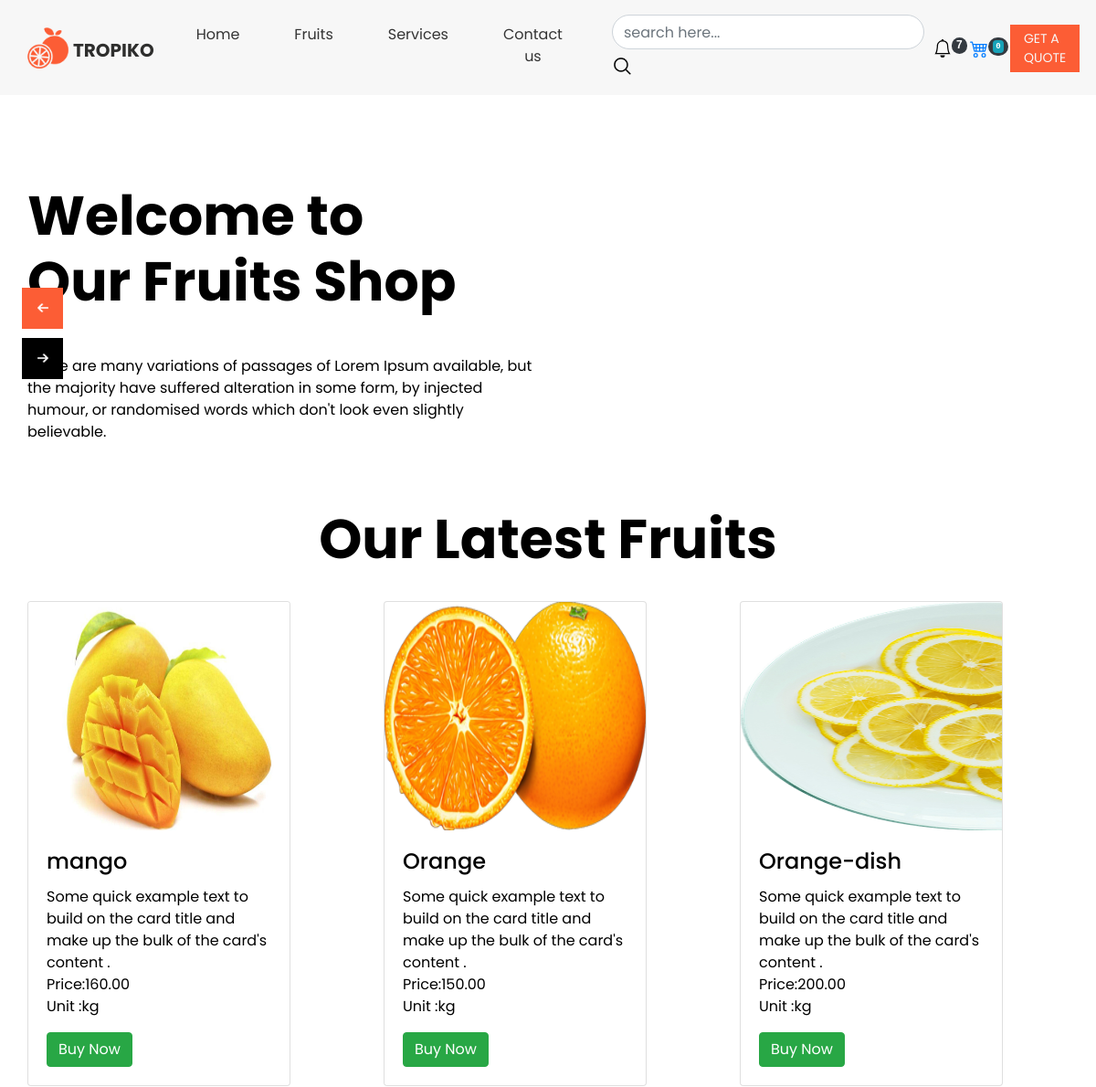
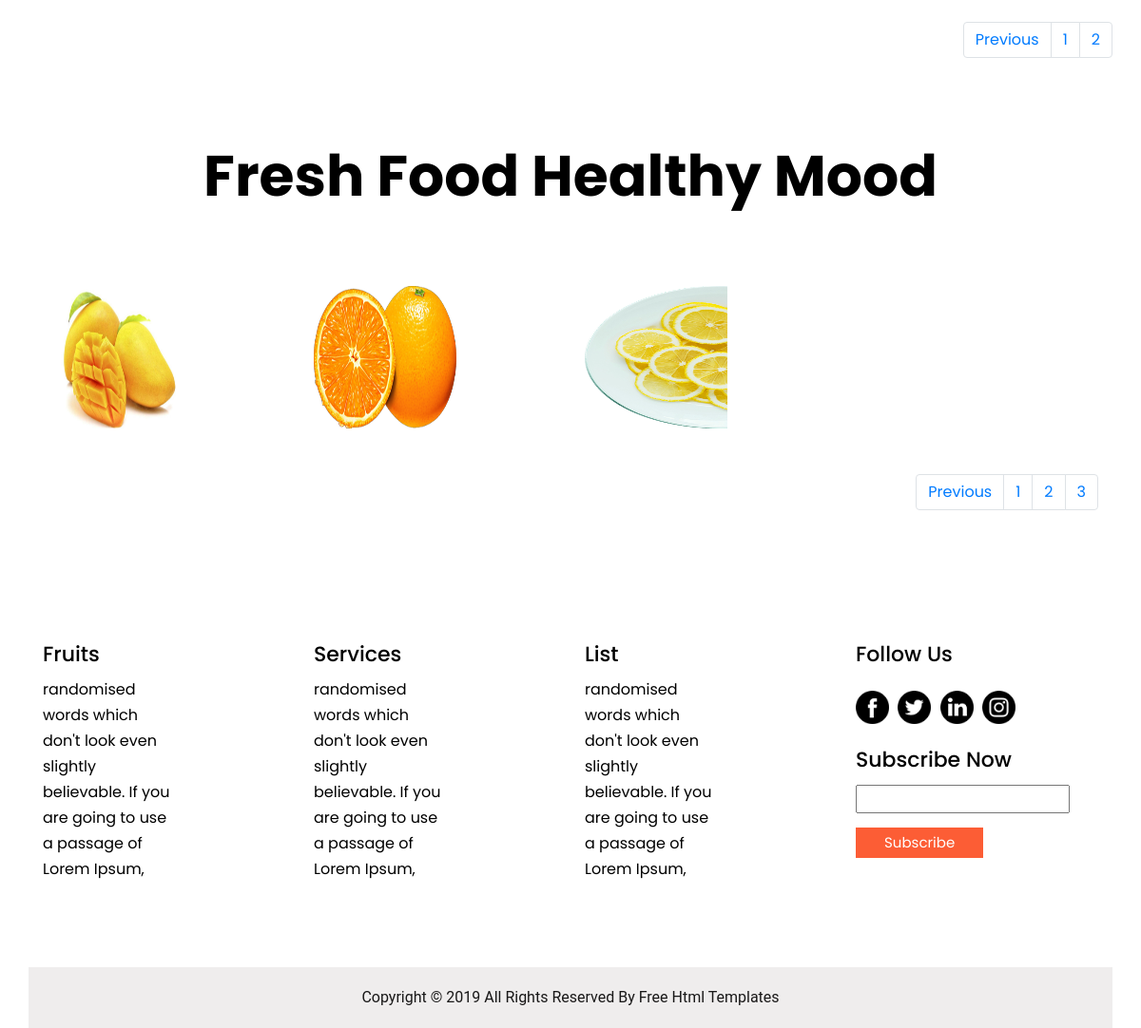
The page /details?page=2 on the database its author committed (2 pictures, top to bottom).
### app/models.py (models this page shows, shortened)
class Product(models.Model):
    product_name = models.CharField(max_length=50)
    image = models.ImageField(max_length=200, upload_to="media/image")
    price = models.DecimalField(max_digits=10, decimal_places= 2)
    descriptions = models.CharField(max_length=200)
    unit = models.CharField(choices=choice, max_length=100, default='Kg')
    totalquantites = models.PositiveIntegerField()
    class Meta:
        ordering = ['-id',]

### app/views.py (the view)
# urls.py: path('details', views.Details, name='details'),
def Details(request):
    product = Product.objects.all().order_by('id')
    p = Paginator(product,3)
    page_number = request.GET.get('page')
    datafinal = p.get_page(page_number)
    return render(request,'app/details.html',{'product':datafinal})

### app/templates/app/details.html (shortened to what this page needs)
{% load static %}
<!DOCTYPE html>
<html>
<head>
  <link rel="stylesheet" type="text/css"
    href="https://cdnjs.cloudflare.com/ajax/libs/OwlCarousel2/2.1.3/assets/owl.carousel.min.css" />
  <link rel="stylesheet" type="text/css" href="{% static 'app/css/bootstrap.css' %}" />
  <link href="{% static 'app/css/style.css' %}" rel="stylesheet" />
  <link href="{% static 'app/css/responsive.css' %}" rel="stylesheet" />
</head>
<body>
  <div class="hero_area sub_pages">
    <header class="header_section">
      <div class="container">
        <nav class="navbar navbar-expand-lg custom_nav-container pt-3">
          <a class="navbar-brand" href="/">
            <img src="{%static 'app/images/logo.png' %}" alt="" /><span>
              Tropiko
            </span>
          </a>
          <div class="collapse navbar-collapse" id="navbarSupportedContent">
            <div class="d-flex ml-auto flex-column flex-lg-row align-items-center">
              <ul class="navbar-nav  ">
                <li class="nav-item active">
                  <a class="nav-link" href="/">Home <span class="sr-only">(current)</span></a>
                </li>
                <li class="nav-item">
                  <a class="nav-link" href="{% url 'furits' %}"> Fruits</a>
                </li>
                <li class="nav-item">
                  <a class="nav-link" href="{% url 'services' %}"> Services </a>
                </li>
                <li class="nav-item">
                  <a class="nav-link" href="{% url 'contact' %}">Contact us</a>
                </li>
              <li>
                <form class="form-inline my-2 my-lg-0 ml-0 ml-lg-4 mb-3 mb-lg-0" method="post" action="#">
                  <input type="search" placeholder="search here... " class="form-control me-2" style="border-radius: 70px;" ><button class="btn  my-2 my-sm-0 nav_search-btn" type="submit"></button>
                </form>
              </li>
            </ul>
              <div style="padding-left:10px;">
                <samp class="position-absolute top-0 lef-0 translate-middle badge rounded-pill bg-dark text-white">7</samp>
              </div>
              <div style="padding-left:20px;">
                <a href="{% url 'add' %}"></a><samp class="position-absolute top-0 lef-0 translate-middle badge rounded-pill bg-dark text-white"><spam class="badge badge-info">{{request.session.cart.keys|length}} </spam></samp>
              </div>
            </div>
            <div class="quote_btn-container ml-0 ml-lg-4 d-flex justify-content-center">
              <a href="">
                Get A quote
              </a>
            </div>
          </div>
        </nav>
      </div>
    </header>
  </div>
<section class=" slider_section position-relative">
    <div id="carouselExampleControls" class="carousel slide" data-ride="carousel">
      <div class="carousel-inner">
        <div class="carousel-item active">
          <div class="slider_item-box">
            <div class="slider_item-container">
              <div class="container">
                <div class="row">
                  <div class="col-md-6">
                    <div class="slider_item-detail">
                      <div>
                        <h1>
                          Welcome to <br />
                          Our Fruits Shop
                        </h1>
                        <p>
                          There are many variations of passages of Lorem
                          Ipsum available, but the majority have suffered
                          alteration in some form, by injected humour, or
                          randomised words which don't look even slightly
                          believable.
                        </p>
                      </div>
                    </div>
                  </div>
                  <div class="col-md-6">
                    <div class="slider_img-box">
                      <div>
                      </div>
                    </div>
                  </div>
                </div>
              </div>
            </div>
          </div>
        </div>
      </div>
      <div class="custom_carousel-control">
        <a class="carousel-control-prev" href="#carouselExampleControls" role="button" data-slide="prev">
        </a>
        <a class="carousel-control-next" href="#carouselExampleControls" role="button" data-slide="next">
        </a>
      </div>
    </div>
  </section>
<br>
<div  class="slider_item-detail">
<center><h1 style="border: none; border-radius: 10px; ">Our Latest Fruits</h1></center>
</div>
<br>
<div class="container">
    <div class="row">
      {% for p in product %}
        <div class="col">
            <div class="card" style="width: 18rem;">
              <img src="{{p.image.url}}" class="card-img-top" height="250" width="250" alt="no image found...">
              <div class="card-body">
                <h4 class="card-title">{{p.product_name}}</h4>
                <p class="card-text">Some quick example text to build on the card title and make up the bulk of the card's content
                    .<br>Price:{{p.price}}<br>
                    Unit :{{p.unit}}<br></p>
                <a href="{% url 'buy' p.id %}" class="btn btn-success">Buy Now</a>
              </div>
            </div><br>
        </div>
        {%endfor%}
      <br><br><br>
    </div>
    <nav aria-label="Page navigation example">
        <ul class="pagination justify-content-end">
          {% if product.has_previous %}
          <li class="page-item ">
            <a class="page-link" href="?page= {{product.previous_page_number}}" tabindex="-1" aria-disabled="true">Previous</a>
          </li>
          {% endif %}
          <li class="page-item"><a class="page-link" href="/details?page=1">1</a></li>
          <li class="page-item"><a class="page-link" href="/details?page=2">2</a></li>
        </ul>
    </nav>
<br><br>
    <br>
<div  class="slider_item-detail">
    <center><h1>Fresh Food Healthy Mood</h1></center>
</div>
<br>
<br>
<br>
<div class="container">
  <div class="row">
      {% for p in product %}
          <div class="col-lg-3 col-md-4 col-sm-6 col-xs-12">
              <div class="hovereffect">
                  <img class="img-responsive" src="{{ p.image.url}}" height="150px" width="150px" alt="">
              </div>
          </div>
        {%endfor%}
</div><br><br>
<nav aria-label="Page navigation example">
  <ul class="pagination justify-content-end">
    {% if product.has_previous %}
    <li class="page-item ">
      <a class="page-link" href="?page= {{product.previous_page_number}}" tabindex="-1" aria-disabled="true">Previous</a>
    </li>
    {% endif %}
    <li class="page-item"><a class="page-link" href="/details?page=1">1</a></li>
    <li class="page-item"><a class="page-link" href="/details?page=2">2</a></li>
    <li class="page-item"><a class="page-link" href="#">3</a></li>
  </ul>
</nav>
</div><br><br>
<section class="info_section layout_padding">
    <div class="container">
      <div class="row">
        <div class="col-md-3">
          <h5>
            Fruits
          </h5>
          <ul>
            <li>
              randomised
            </li>
            <li>
              words which
            </li>
            <li>
              don't look even
            </li>
            <li>
              slightly
            </li>
            <li>
              believable. If you
            </li>
            <li>
              are going to use
            </li>
            <li>
              a passage of
            </li>
            <li>
              Lorem Ipsum,
            </li>
          </ul>
        </div>
        <div class="col-md-3">
          <h5>
            Services
          </h5>
          <ul>
            <li>
              randomised
            </li>
            <li>
              words which
            </li>
            <li>
              don't look even
            </li>
            <li>
              slightly
            </li>
            <li>
              believable. If you
            </li>
            <li>
              are going to use
            </li>
            <li>
              a passage of
            </li>
            <li>
              Lorem Ipsum,
            </li>
          </ul>
        </div>
        <div class="col-md-3">
          <h5>
            List
          </h5>
          <ul>
            <li>
              randomised
            </li>
            <li>
              words which
            </li>
            <li>
              don't look even
            </li>
            <li>
              slightly
            </li>
            <li>
              believable. If you
            </li>
            <li>
              are going to use
            </li>
            <li>
              a passage of
            </li>
            <li>
              Lorem Ipsum,
            </li>
          </ul>
        </div>
        <div class="col-md-3">
          <div class="social_container">
            <h5>
              Follow Us
            </h5>
            <div class="social-box">
              <a href="">
                <img src="{% static 'app/images/fb.png' %}" alt="">
              </a>
              <a href="">
                <img src="{% static 'app/images/twitter.png' %}" alt="">
              </a>
              <a href="">
                <img src="{% static 'app/images/linkedin.png' %}" alt="">
              </a>
              <a href="">
                <img src="{% static 'app/images/instagram.png' %}" alt="">
              </a>
            </div>
          </div>
          <div class="subscribe_container">
            <h5>
              Subscribe Now
            </h5>
            <div class="form_container">
              <form action="">
                <input type="email">
                <button type="submit">
                  Subscribe
                </button>
              </form>
            </div>
          </div>
        </div>
      </div>
    </div>
  </section>
  <section class="container-fluid footer_section">
    <p>
      Copyright &copy; 2019 All Rights Reserved By
      <a href="https://html.design/">Free Html Templates</a>
    </p>
  </section>
</body>
</html>

### app/static/app/css/style.css (style rules this page uses)
body { font-family: 'Poppins', sans-serif; color: #000000; background-color: #ffffff; }
.layout_padding { padding: 75px 0; }
.hero_area { height: 98vh; background-color: #f7f7f7; }
.hero_area.sub_pages { height: auto; }
.custom_nav-container.navbar-expand-lg .navbar-nav .nav-link { padding: 10px 30px; color: #343434; text-align: center }
a, a:hover, a:focus { text-decoration: none; }
.btn, .btn:focus { outline: none !important; box-shadow: none; }
.navbar-brand, .navbar-brand:hover { text-transform: uppercase; font-weight: bold; font-size: 24px; color: #fafcfd; }
.custom_nav-container .nav_search-btn { background-image: url(../images/search-icon.png); background-size: 22px; background-repeat: no-repeat; background-position-y: 7px; width: 35px; height: 35px; padding: 0; border: none; }
.navbar-brand { display: flex; align-items: center; }
.navbar-brand img { width: 45px; margin-right: 5px; }
.navbar-brand span { font-size: 20px; font-weight: 700; color: #2e2e2d; margin-top: 5px; }
.custom_nav-container { z-index: 99999; padding: 15px 0; }
.quote_btn-container a { display: inline-block; padding: 5px 15px; background-color: #fc5d35; color: #f7f7f7; font-size: 14px; text-transform: uppercase; }
.slider_section { padding-top: 8%; }
.slider_item-box { width: 100%; height: 100%; }
.slider_item-box .container { height: 100%; }
.slider_img-box { width: 85%; margin: 0 auto; }
.slider_item-container { display: flex; align-items: center; width: 100%; height: 100%; background-repeat: no-repeat; }
.slider_item-detail h1 { font-weight: 700; font-size: 60px; width: 95%; }
.slider_item-detail p { margin: 45px 0; }
.slider_section #carouselExampleControls, .carousel-inner, .carousel-item { height: 100%; }
.slider_section .custom_carousel-control { position: absolute; top: 50%; left: 2%; width: 105px; transform: translateY(-50%); }
.slider_section .custom_carousel-control .carousel-control-prev, .slider_section .custom_carousel-control .carousel-control-next { margin: 10px 0; position: relative; width: 45px; height: 45px; border: none; opacity: 1; background-repeat: no-repeat; background-size: 12px; background-position: center; }
.slider_section .custom_carousel-control .carousel-control-prev { background-image: url(../images/prev.png); background-color: #fc5d35; }
.slider_section .custom_carousel-control .carousel-control-next { background-image: url(../images/next.png); background-color: #000000; }
.info_section ul { padding: 0; }
.info_section ul li { list-style-type: none; margin: 3px 0; }
.info_section h5 { margin-bottom: 12px; font-size: 22px; }
.info_section .social-box { margin: 25px 0; }
.info_section .social-box img { width: 35px; margin-right: 5px; }
.info_section .form_container input { width: 225px; height: 30px; }
.info_section .form_container button { background-color: #fc5d35; border: none; outline: none; color: #fff; padding: 5px 30px; margin-top: 15px; font-size: 15px; }
.footer_section { background-color: #efeded; padding: 20px 0; font-family: "Roboto", sans-serif; }
.footer_section p { color: #191818; margin: 0; text-align: center; }
.footer_section a { color: #191818; }
.hovereffect { width: 100%; height: 100%; float: left; overflow: hidden; position: relative; text-align: center; cursor: default; }
.hovereffect img { display: block; position: relative; -webkit-transition: all 0.4s cubic-bezier(0.88,-0.99, 0, 1.81); transition: all 0.4s cubic-bezier(0.88,-0.99, 0, 1.81); }

### app/static/app/css/responsive.css (style rules this page uses)
@media (min-width: 1200px) { .container { max-width: 1170px; } }

### rows shown on the page
Product: image (picture), product_name "mango", price "160.00", unit "kg"
Product: image (picture), product_name "Orange", price "150.00", unit "kg"
Product: image (picture), product_name "Orange-dish", price "200.00", unit "kg"

### other values the page prints
{{ request.session.cart.keys|length }} "0"
